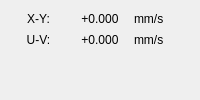
                  <widget class="QWidget" name="vpspeed">
                   <attribute name="title">
                    <string>插补速度</string>
                   </attribute>
                   <layout class="QVBoxLayout" name="verticalLayout_29">
                    <item>
                     <layout class="QVBoxLayout" name="verticalLayout_28" stretch="1,1">
                      <item>
                       <layout class="QGridLayout" name="gridLayout">
                        <item row="0" column="0">
                         <widget class="QLabel" name="label_11">
                          <property name="styleSheet">
                           <string notr="true">font: 16pt &quot;黑体&quot;;</string>
                          </property>
                          <property name="text">
                           <string>X-Y:</string>
                          </property>
                          <property name="alignment">
                           <set>Qt::AlignCenter</set>
                          </property>
                         </widget>
                        </item>
                        <item row="0" column="1">
                         <widget class="QLabel" name="Label_XY_VPSPEED">
                          <property name="styleSheet">
                           <string notr="true">font: 16pt &quot;黑体&quot;;</string>
                          </property>
                          <property name="text">
                           <string>+0.000</string>
                          </property>
                          <property name="alignment">
                           <set>Qt::AlignCenter</set>
                          </property>
                         </widget>
                        </item>
                        <item row="0" column="2">
                         <widget class="QLabel" name="label_26">
                          <property name="styleSheet">
                           <string notr="true">font: 16pt &quot;黑体&quot;;</string>
                          </property>
                          <property name="text">
                           <string>mm/s</string>
                          </property>
                         </widget>
                        </item>
                        <item row="1" column="0">
                         <widget class="QLabel" name="label_13">
                          <property name="styleSheet">
                           <string notr="true">font: 16pt &quot;黑体&quot;;</string>
                          </property>
                          <property name="text">
                           <string>U-V:</string>
                          </property>
                          <property name="alignment">
                           <set>Qt::AlignCenter</set>
                          </property>
                         </widget>
                        </item>
                        <item row="1" column="1">
                         <widget class="QLabel" name="Label_UV_VPSPEED">
                          <property name="styleSheet">
                           <string notr="true">font: 16pt &quot;黑体&quot;;</string>
                          </property>
                          <property name="text">
                           <string>+0.000</string>
                          </property>
                          <property name="alignment">
                           <set>Qt::AlignCenter</set>
                          </property>
                         </widget>
                        </item>
                        <item row="1" column="2">
                         <widget class="QLabel" name="label_27">
                          <property name="styleSheet">
                           <string notr="true">font: 16pt &quot;黑体&quot;;</string>
                          </property>
                          <property name="text">
                           <string>mm/s</string>
                          </property>
                         </widget>
                        </item>
                       </layout>
                      </item>
                      <item>
                       <widget class="QWidget" name="widget" native="true"/>
                      </item>
                     </layout>
                    </item>
                   </layout>
                  </widget>
